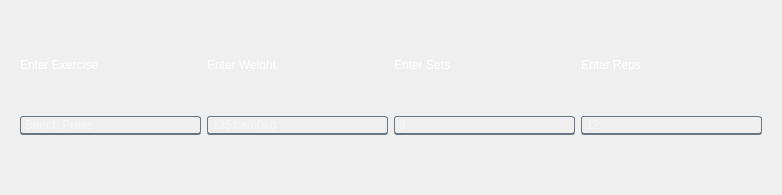
               <widget class="QWidget" name="EWGymscrollAreaWidgetContents">
                <property name="geometry">
                 <rect>
                  <x>0</x>
                  <y>0</y>
                  <width>782</width>
                  <height>195</height>
                 </rect>
                </property>
                <layout class="QHBoxLayout" name="horizontalLayout_16">
                 <item>
                  <widget class="QWidget" name="EWGymWidget" native="true">
                   <property name="styleSheet">
                    <string notr="true"/>
                   </property>
                   <layout class="QGridLayout" name="gridLayout_26">
                    <item row="0" column="3">
                     <widget class="QLabel" name="EWGymReps">
                      <property name="maximumSize">
                       <size>
                        <width>16777215</width>
                        <height>10</height>
                       </size>
                      </property>
                      <property name="styleSheet">
                       <string notr="true">color: white; 
border: none;
background: transparent;
text-align: left; /* Align the text inside the QPushButton to the left */
padding-left: 0px;
</string>
                      </property>
                      <property name="text">
                       <string>Enter Reps</string>
                      </property>
                     </widget>
                    </item>
                    <item row="1" column="3">
                     <widget class="QLineEdit" name="EWGymRepsLE">
                      <property name="styleSheet">
                       <string notr="true">QLineEdit {
    background-color: rgba(0, 0, 0, 0);
    border-top: 1px solid rgba(105, 118, 132, 255);
    border-right: 1px solid rgba(105, 118, 132, 255);
    border-left: 1px solid rgba(105, 118, 132, 255);
    border-bottom: 2px solid rgba(105, 118, 132, 255);
    color: rgba(255, 255, 255, 230);
    padding-left: 2px;
    border-radius: 3px; /* Adjust this value to change the roundness */
}
</string>
                      </property>
                      <property name="text">
                       <string/>
                      </property>
                      <property name="placeholderText">
                       <string>12</string>
                      </property>
                     </widget>
                    </item>
                    <item row="0" column="0">
                     <widget class="QLabel" name="EWGymExercise">
                      <property name="maximumSize">
                       <size>
                        <width>16777215</width>
                        <height>10</height>
                       </size>
                      </property>
                      <property name="styleSheet">
                       <string notr="true">color: white; 
border: none;
background: transparent;
text-align: left; /* Align the text inside the QPushButton to the left */
padding-left: 0px;
</string>
                      </property>
                      <property name="text">
                       <string>Enter Exercise</string>
                      </property>
                     </widget>
                    </item>
                    <item row="1" column="0">
                     <widget class="QLineEdit" name="EWGymExerciseLE">
                      <property name="styleSheet">
                       <string notr="true">QLineEdit {

    padding-right: 20px; /* Adjust padding so text does not overlap the icon */
    background-color: rgba(0, 0, 0, 0);
    border-top: 1px solid rgba(105, 118, 132, 255);
    border-right: 1px solid rgba(105, 118, 132, 255);
    border-left: 1px solid rgba(105, 118, 132, 255);
    border-bottom: 2px solid rgba(105, 118, 132, 255);
    color: rgba(255, 255, 255, 230);
    padding-left: 2px;
    border-radius: 3px; /* Adjust this value to change the roundness */
}
</string>
                      </property>
                      <property name="text">
                       <string/>
                      </property>
                      <property name="placeholderText">
                       <string>Bench Press</string>
                      </property>
                     </widget>
                    </item>
                    <item row="1" column="1">
                     <widget class="QLineEdit" name="EWGymWeightLE">
                      <property name="styleSheet">
                       <string notr="true">QLineEdit {
    background-color: rgba(0, 0, 0, 0);
    border-top: 1px solid rgba(105, 118, 132, 255);
    border-right: 1px solid rgba(105, 118, 132, 255);
    border-left: 1px solid rgba(105, 118, 132, 255);
    border-bottom: 2px solid rgba(105, 118, 132, 255);
    color: rgba(255, 255, 255, 230);
    padding-left: 2px;
    border-radius: 3px; /* Adjust this value to change the roundness */
}
</string>
                      </property>
                      <property name="text">
                       <string/>
                      </property>
                      <property name="placeholderText">
                       <string>135lbs/60kg</string>
                      </property>
                     </widget>
                    </item>
                    <item row="0" column="1">
                     <widget class="QLabel" name="EWGymWeight">
                      <property name="maximumSize">
                       <size>
                        <width>16777215</width>
                        <height>10</height>
                       </size>
                      </property>
                      <property name="styleSheet">
                       <string notr="true">color: white; 
border: none;
background: transparent;
text-align: left; /* Align the text inside the QPushButton to the left */
padding-left: 0px;
</string>
                      </property>
                      <property name="text">
                       <string>Enter Weight</string>
                      </property>
                     </widget>
                    </item>
                    <item row="0" column="2">
                     <widget class="QLabel" name="EWGymSets">
                      <property name="maximumSize">
                       <size>
                        <width>16777215</width>
                        <height>10</height>
                       </size>
                      </property>
                      <property name="styleSheet">
                       <string notr="true">color: white; 
border: none;
background: transparent;
text-align: left; /* Align the text inside the QPushButton to the left */
padding-left: 0px;
</string>
                      </property>
                      <property name="text">
                       <string>Enter Sets</string>
                      </property>
                     </widget>
                    </item>
                    <item row="1" column="2">
                     <widget class="QLineEdit" name="EWGymSetsLE">
                      <property name="styleSheet">
                       <string notr="true">QLineEdit {
    background-color: rgba(0, 0, 0, 0);
    border-top: 1px solid rgba(105, 118, 132, 255);
    border-right: 1px solid rgba(105, 118, 132, 255);
    border-left: 1px solid rgba(105, 118, 132, 255);
    border-bottom: 2px solid rgba(105, 118, 132, 255);
    color: rgba(255, 255, 255, 230);
    padding-left: 2px;
    border-radius: 3px; /* Adjust this value to change the roundness */
}
</string>
                      </property>
                      <property name="text">
                       <string/>
                      </property>
                      <property name="placeholderText">
                       <string>3</string>
                      </property>
                     </widget>
                    </item>
                   </layout>
                  </widget>
                 </item>
                </layout>
               </widget>
